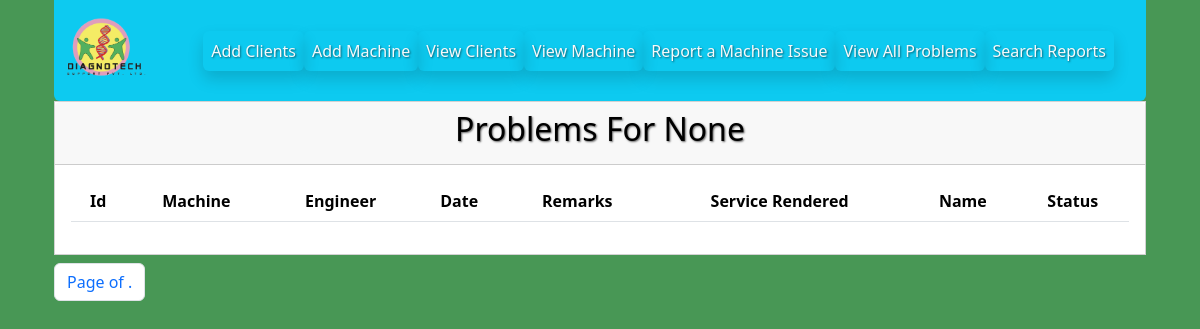
The app's page /search-problem-by-client-name/ (signed in), older data.
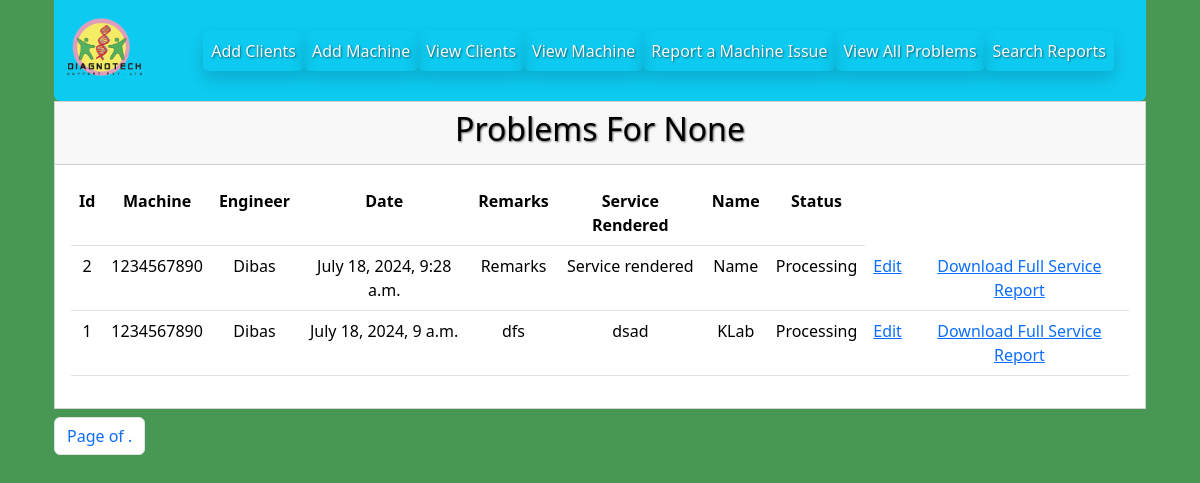
The same page, newer data.
### digidiagno/models/problemmodel.py (models this page shows)
class ProblemModel(models.Model):
        client = models.ForeignKey(ClientModel, null=True, blank=True, related_name='problem_client', on_delete=models.CASCADE)
        machine = models.ForeignKey(MachineModel, null=True,blank=True, related_name='problem_machine', on_delete=models.CASCADE)
        engineer = models.ForeignKey(User, on_delete=models.CASCADE)
        date = models.DateTimeField(auto_now=True)
        end_date = models.DateField(blank=True, null=True, )
        remarks = models.CharField(max_length=1024)
        service_rendered = models.CharField(max_length=2048)
        name = models.CharField(max_length=50)
        status = models.CharField(max_length=100, choices=status_choices, default='Processing')
        image = models.ImageField(upload_to='static/media/img/report_uploads', height_field=None, null=True, blank=True, width_field=None, max_length=None)
        system_down = models.BooleanField(null=True, blank=True)
        backup = models.BooleanField(null=True, blank=True)
        defects = models.CharField(max_length=2048, blank=True, null =True)
        location_of_problem = models.CharField(max_length=2048, blank=True, null =True)
        status_after_service = models.CharField(max_length=2048, blank=True, null =True)
        client_signature = JSignatureField(null=True)
        class Meta:
            ordering = ['-id']
        def __str__(self):
                return self.name

### digidiagno/models/machinemodel.py (models this page shows)
class MachineModel(models.Model):
        machine_name = models.CharField( max_length=50, unique=True)
        machine_serial_number = models.CharField(max_length=50, unique=True)
        client = models.ForeignKey(ClientModel, null=True, blank=True, related_name='machine', on_delete=models.CASCADE)
        model = models.CharField(max_length=100, choices=status_choices, default='Processing')
        install_location = models.CharField(max_length=50, null=True, blank=True)
        class Meta:
            ordering = ['-id']
        def __str__(self):
                return self.machine_serial_number

### digidiagno/views/problemview.py (the view)
# urls.py: path('search-problem-by-client-name/', ProblemView.view_problems_by_name_url, name='search_problems_name'),
   def view_problems_by_name_url(request):
      print("viewsearch called")
      client_name = request.GET.get('client')
      print(f"{client_name}")
      results_name = None
      no_results = False
      if client_name:
         results_name = ProblemModel.objects.filter(client__client_name__icontains=client_name)
         paginator = Paginator(results_name,10)
         page_number = request.GET.get('page')
         page_obj = paginator.get_page(page_number)
         return render(request,'search_client_by_name.html', {'problems_name':page_obj, 'page_obj':page_obj,'client_name':client_name })
      else:
         no_results = True
         results_name = ProblemModel.objects.all()
         paginator = Paginator(results_name,2)
         page_number = request.GET.get('page')
         page_obj = paginator.get_page(page_number)
      print(results_name)
      return render(request,'search_client_by_name.html', {'problems_name':page_obj,'no_results':no_results, 'client_name':client_name })

### digidiagno/templates/search_client_by_name.html (shortened to what this page needs)
{%  extends 'base.html' %}
{% block content %}
{% if user.is_authenticated %}
{% include "header.html" %}
<div class="container">
<div class="row">
    <div class="col">
        <div class="card text-center rounded-0 mt--2">
            <div class="card-header text-black"> <h2 class="h2 text-black">Problems For {{ client_name }}</h2></div>
            <div class="card-body">
                <div class="table-responsive">
                <table class="table ">
                    <tr>
                        <th>Id</th>
                        <th>Machine</th>
                        <th>Engineer</th>
                        <th>Date</th>
                        <th>Remarks</th>
                        <th>Service Rendered</th>
                        <th>Name</th>
                        <th>Status</th>
                    </tr>
                    {% for i in problems_name %}
                        <tr>
                        <td name="id">{{ i.id }}</td>
                            <td>{{ i.machine }}</td>
                            <td>{{ i.engineer }}</td>
                            <td>{{ i.date }}</td>
                            <td>{{ i.remarks }}</td>
                            <td>{{ i.service_rendered }}</td>
                            <td>{{ i.name }}</td>
                            <td>{{ i.status }}</td>
                            <td><a href="{% url 'edit_report' i.id %}"> Edit</a</td>
                            <td><a href="{% url 'pdfexport' i.id%}"> Download Full Service Report</a</td>
                        </tr>
                    {% endfor %}
                    </table>
                    </div>
            </div>
        </div>
        </div>
    </div>
<div class="row">
    <div class="col-lg-12">
        <div class="d-flex mt-2 .justify-content-end">
            <nav aria-label="Page navigation example">
                <ul class="pagination">
                  <li class="page-item"><a class="page-link" href="#">
                    Page {{ page_obj.number }} of {{ page_obj.paginator.num_pages }}.
                </a></li>
                </ul>
              </nav>
        </div>
    </div>
</div>
</div>
</div>
{% else %}
<p>You are not logged in! Please login first</p>
<a href="{% url 'login' %}"><button>
    Go To Login
</button></a>
{% endif %}
{% endblock %}

Row changes from the older to the newer data that the page shows:
added ProblemModel: id "2", machine "1234567890", engineer "Dibas", date "July 18, 2024, 9:28 a.m.", remarks "Remarks", service_rendered "Service rendered", name "Name", status "Processing"
added ProblemModel: id "1", machine "1234567890", engineer "Dibas", date "July 18, 2024, 9 a.m.", remarks "dfs", service_rendered "dsad", name "KLab", status "Processing"
